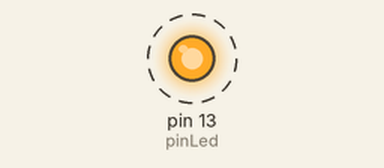
A sketch run on a simulated Arduino Uno, built with avr-gcc and run on an emulated ATmega328P. Parts: output pins drawn as LEDs (lit = HIGH). Dashed ring = blinking.

Above: at 0.5 s.
Timing chart, 0 to 4.6 s (numbered marks = the images above):
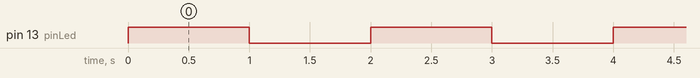

Measured:
- by itself, pin 13 (pinLed): alternates HIGH for 1.0 s and LOW for 1.0 s

The sketch:

1_blink.ino
```cpp
// LED BLINK
/* Code by Daniel Arenas, April 2020
   Based on Blink Example:
   http://www.arduino.cc/en/Tutorial/Blink */

int pinLed = 13;

void setup() {
  pinMode(pinLed, OUTPUT);
}

void loop() {
 myBlink();
}

void myBlink() {
 digitalWrite(pinLed, HIGH);
 delay(1000);
 digitalWrite(pinLed, LOW);
 delay(1000);
}
```
